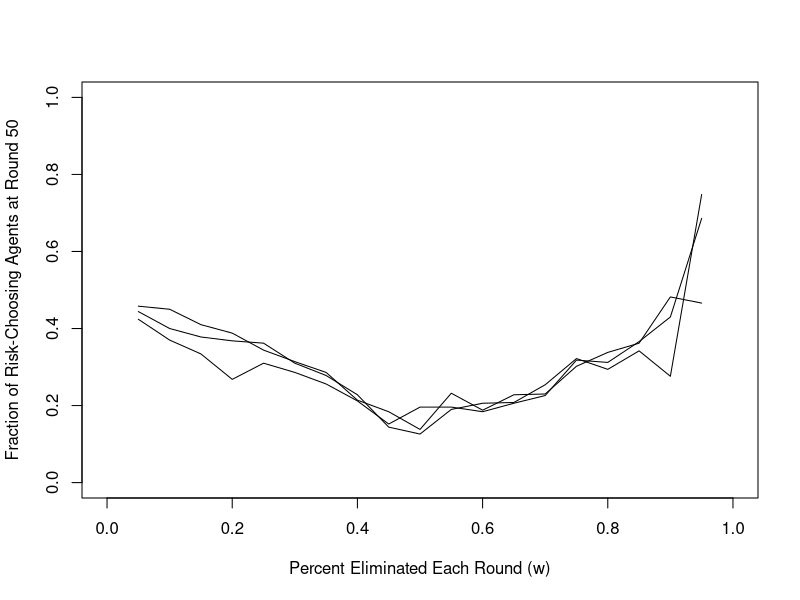
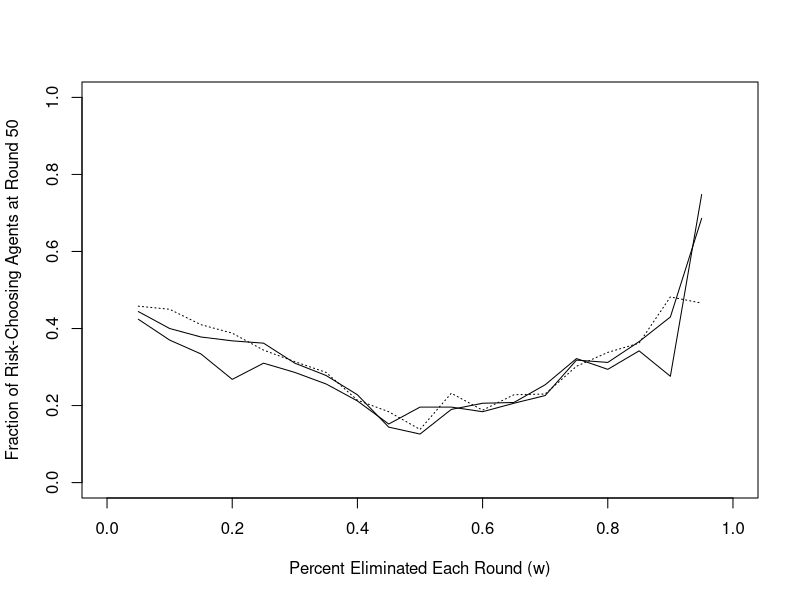

The R source for these figures, in order: (Note: this script raises an error after producing the figures.)
#Model Replication
#Adaptation as Information Restriction
#Jerker Denrell, James G. March, 2001

#Created by James Paine
#15.879 - Simulation Models in Social and Behavioral Sciences
#February 22, 2019

#####PART 4 - COMPETITIVE SURVIVAL WITH COMPETENCY BUILDING#####

###System Parameters

#Expectation of the 'risky' or 'new' alternative
X = 15
#Standard deviation of the 'risky' or 'new' alternative
S = 5

#Expectation of the 'certain' alternative
Y = 10

###Simulation Paramters
replications = 5
firms = 2
periods = 50
agents = 100
RiskyFract = 0.5
h = 0.5
k = 0.5
c0 = 0.3

#See page 529 for descriptions of each reproduction mechanism
#  1 = Uniformly random
#  2 = proportional to number of surviving firms
#  3 = proportional to total performance of surviving firms
#  4 = proportional to average performance of surviving firms
ReproductionMechanism = 2

#Set to FALSE to match the paper
#Do the surviving firms keep their previous performance round-by-round?
CummulativePerformance = TRUE

LearningTransfer = FALSE

#Display full iteration details - adds time, only use for small replications
fulldetail = 0

#Create arrays to range over for later plotting
W = seq(from = .05, to = 0.95, by = ((0.95-0.05)/18))
#D = c(0.1,0.2,0.3,0.4,0.5,0.6,0.7,0.8,0.9,1.0)
D = c(0.1,0.4,0.6)

#t = time period (note, the paper is indexed relative to t=0, but here it's relative to t=1)
#w = fraction of the population eliminated each time period
#h = affects the sensitivity of reproduction to the aggregate performance of a type (see page 529)

#Create a data frame to keep track of the performance of each firm
PerfList = data.frame(matrix(NA, ncol =3, nrow = agents), stringsAsFactors = FALSE)
colnames(PerfList) = c("Type","Performance","c")

#Create an array to keep track of the fraction of X (or 1) type firms at the end of each run
FractX = array(data=NA, dim=c(length(W),length(D), replications))

starttime = proc.time()

for (rplct in 1:replications) {
  
  if (fulldetail != 1) {
    cat("\014")
    print(paste0("Replication ",rplct," of ", replications))
    print(paste0("Elapsed time since last replication: ",(proc.time() - starttime)[3],"s"))
    print(paste0("Avg Replication time: ",(proc.time() - starttime)[3]/rplct,"s per replication"))
    print(paste0("Est Time Remaining: ",((proc.time() - starttime)[3]/rplct)*(replications-rplct),"s"))
    
    
  }
  
  
  for (LearnParm in 1:length(D)) {
  
    d = D[LearnParm]

    for (elim in 1:length(W)) { #step through each elimination percentage w

      w = W[elim]
     
      #Initialize the data matrix for firm performance of each firm type
      PerfList$Performance = 0
      PerfList$Type = append(rep(1,round(RiskyFract*agents)),rep(2,agents-round(RiskyFract*agents)))
      
      #Set the initial competency to c0 before stepping forward through time periods
      PerfList$c = append(rep(c0,round(RiskyFract*agents)),rep(NA,agents-round(RiskyFract*agents)))
      
      #Get the number of frims to elminate each round based on the value of w
      kills = round(w*nrow(PerfList))
      
      for (t in 1:(periods)) {

        if (fulldetail == 1) {
          cat("\014")
          print(paste0("Replication ",rplct," of ", replications))
          print(paste0("d value: ", d))
          print(paste0("w value: ", w))
          print(paste0("Time Period: ", (t-1), " of ", periods))
        }  

        for (n in 1:agents) {
          
          if (CummulativePerformance == TRUE) {
            CummPerf = 1  
          } else{
            CummPerf = 0
          }
          
          
          #Determine the firm performance based on its type
          
          if (PerfList$Type[n] == 1) {
            #Get the st dev based on the current competency c
            stdev = (S/PerfList$c[n])^k
            avg = PerfList$c[n]*X
            #store the performance for this agent
            PerfList$Performance[n] = (CummPerf*PerfList$Performance[n]) + rnorm(1, mean = avg, sd = stdev)
            
            #Update the agent's competency with the risky process for the use in the next round (if they survive)
            PerfList$c[n] = PerfList$c[n] + d*(1-PerfList$c[n])
            
          }
          
          if (PerfList$Type[n] == 2) {
            
            #For these agents, the performance is a constant
            PerfList$Performance[n] = (CummPerf*PerfList$Performance[n]) + Y

          }
          
        } #next agent n
       
        #Order, from worst to best, based on performance from worst to best
        #PerfList$Rank = rank(PerfList$"Performance",ties.method = "random")
        #PerfList = PerfList[order(PerfList$"Rank"),]
        PerfList = PerfList[order(PerfList$"Performance"),]
        
        #Get list of suriving firms (bottom of ordered list)
        SurviveList = PerfList[(kills+1):agents,]
        
        #Determine the various performance factors for the survivors that affect reproduction
        
        T1 = sum((SurviveList$Type == 1)*SurviveList$Performance)
        T2 = sum((SurviveList$Type == 2)*SurviveList$Performance)
        
        N1 = sum((SurviveList$Type == 1))
        N2 = sum((SurviveList$Type == 2))

        A1 = T1/N1
        A2 = T2/N2
        
        #Define reproduction probability based on user choices
        
        if (ReproductionMechanism == 1) { #uniformly random replacement
          r1 = 1/firms
        } else {  #replacements proportional to the ammount/performance of firms
          
          #Avoid erroneous rates when one population is totally eliminated
          if (N1 == 0) {
            r1 = 0
          } else if (N2 == 0) {
            r1 = 1
          } else {
            
            if (ReproductionMechanism == 2) {
              r1 = N1^h/(N1^h+N2^h)
            } else if (ReproductionMechanism ==3) {
              r1 = T1^h/(T1^h+T2^h)   
            } else if (ReproductionMechanism ==4) {
              r1 = A1^h/(A1^h+A2^h)
            }
            
          }
        } 
        
        #Generate new firms based on the reproduction probabilities  
        NewTypes = sample(c(1:2),kills,replace=TRUE,prob=c(r1,1-r1))
        
        #Record the new firm types
        PerfList[1:kills,]$Type = NewTypes
        #Reset the new firms performance to NA
        PerfList[1:kills,]$Performance = 0

        #Reset new firms of type 1 to the baseline compentency with the process
        
        AvgC = mean(SurviveList[SurviveList$Type==1,]$c)
        
        if (LearningTransfer == TRUE) {
          NewC = AvgC
        } else {
          NewC = c0
        }
        
        NewComp = replace(replace(NewTypes, NewTypes==2, NA),NewTypes==1, NewC)
        PerfList[1:kills,]$c = NewComp
        
        sum(PerfList$Type == 1)/agents
        
      } # Next time period t
      
      FractX[elim,LearnParm,rplct] = sum(PerfList$Type == 1)/agents


    } # next elimination percentage w  
  
  } # next learning speed paramter d

} # next replication

endtime = proc.time()

(ElaspedTime = endtime-starttime)

#Average each replication and determine the standard deviation
FractX_avg = apply(FractX, c(1,2), mean)
FractX_sd = apply(FractX, c(1,2), sd)

##Plot of Figure 4 on page 530


matplot(W,FractX_avg[,], typ = "l", col = "black", lwd=1, lty =1,
     xlim=c(0,1), ylim=c(0,1),
     xlab = "Percent Eliminated Each Round (w)", ylab = "Fraction of Risk-Choosing Agents at Round 50")

##Figure 4

plot(W,FractX_avg[,1], typ = "l", col = "black", lwd=1, lty =1,
        xlim=c(0,1), ylim=c(0,1),
        xlab = "Percent Eliminated Each Round (w)", ylab = "Fraction of Risk-Choosing Agents at Round 50")
    lines(W,FractX_avg[,2], type = "l", col = "black", lwd=1, lty = 1)
    lines(W,FractX_avg[,3], type = "l", col = "black", lwd=1, lty = 3)
    lines(W,FractX_avg[,4], type = "l", col = "black", lwd=1, lty = 4)
    lines(W,FractX_avg[,5], type = "l", col = "black", lwd=1, lty = 6)
    lines(W,FractX_avg[,6], type = "l", col = "black", lwd=1, lty = 1)
    lines(W,FractX_avg[,7], type = "l", col = "black", lwd=1, lty = 6)
    lines(W,FractX_avg[,8], type = "l", col = "black", lwd=1, lty = 6)
    lines(W,FractX_avg[,9], type = "l", col = "black", lwd=1, lty = 6)
    lines(W,FractX_avg[,10], type = "l", col = "black", lwd=1, lty = 1)
    points(W,FractX_avg[,1], typ = "p", pch=23, lwd=1, bg = "white")
    points(W,FractX_avg[,2], typ = "p", pch=21, lwd=1.5, bg = "black")
    points(W,FractX_avg[,3], typ = "p", pch=8, lwd=1.5)
    points(W,FractX_avg[,4], typ = "p", pch=25, lwd=1.5, bg = "white")
    points(W,FractX_avg[,5], typ = "p", pch=10, lwd=1.5)
    points(W,FractX_avg[,6], typ = "p", pch=4, lwd=1.5)
    text(c(0.9,0.8,0.65,.53,.4,.34,.22),c(0.05,0.1,0.15,.3,.4,.55,.8),paste("d = ", D[c(1:6,10)]), cex = .75)
    
